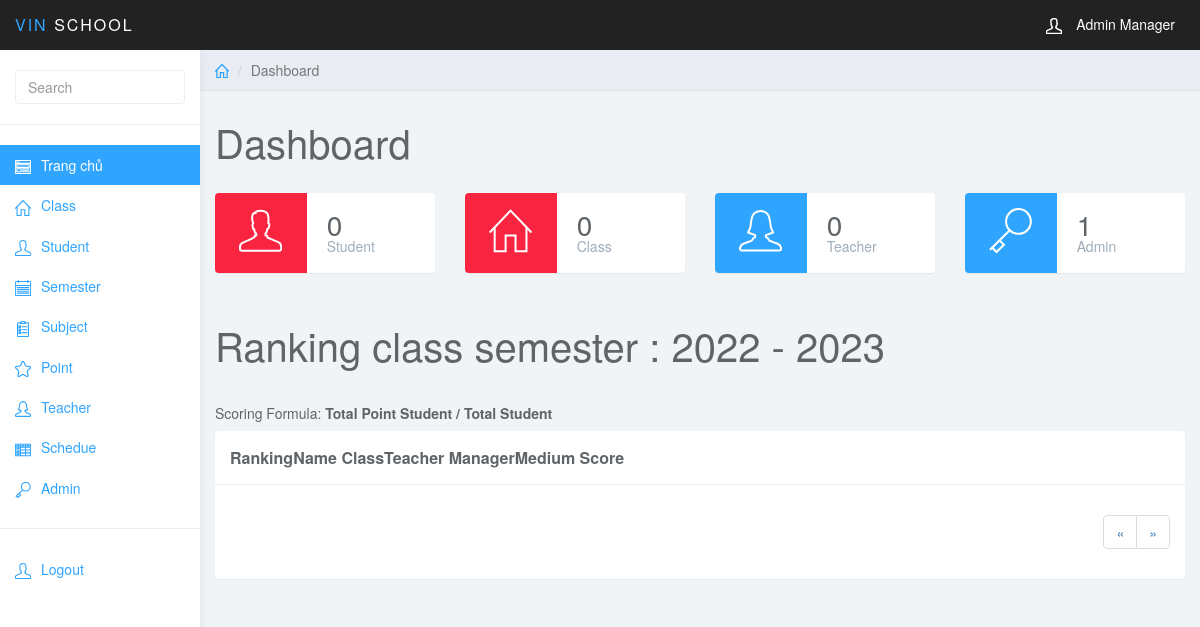
/index.php (signed in), run on an earlier commit of the app's database.
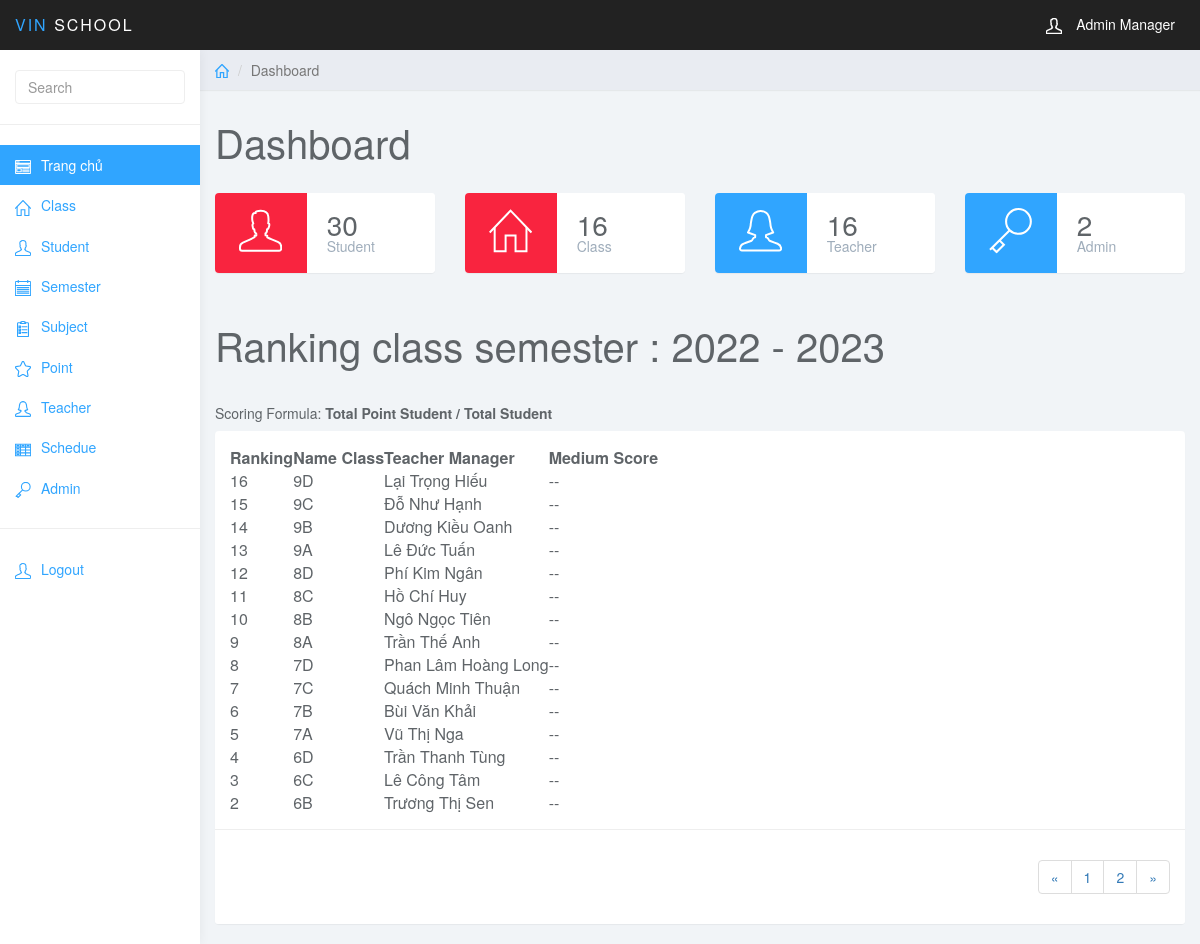
And on a later commit of the database.
### tables this page shows
CREATE TABLE `class` (
  `class_id` int(11) NOT NULL,
  `class_name` varchar(255) NOT NULL,
  `teacher_id` int(11) NOT NULL
);

CREATE TABLE `teacher` (
  `teacher_id` int(11) NOT NULL,
  `teacher_name` varchar(255) NOT NULL,
  `teacher_email` varchar(255) NOT NULL,
  `teacher_phone` varchar(255) NOT NULL,
  `class_id` int(11) NOT NULL,
  `teacher_address` varchar(255) NOT NULL,
  `teacher_birth_day` varchar(255) NOT NULL
);

### dashboard.php (the view, shortened to what this page needs)
<?php
$sql = "SELECT * FROM ";
?>
<div class="col-sm-9 col-sm-offset-3 col-lg-10 col-lg-offset-2 main">
    <div class="row">
        <ol class="breadcrumb">
            <li><a href="#"><svg class="glyph stroked home">
                        <use xlink:href="#stroked-home"></use>
                    </svg></a></li>
            <li class="active">Dashboard</li>
        </ol>
    </div>
    <div class="row">
        <div class="col-lg-12">
            <h1 class="page-header">Dashboard</h1>
        </div>
    </div>
    <div class="row">
        <div class="col-xs-12 col-md-6 col-lg-3">
            <div class="panel panel-red panel-widget">
                <div class="row no-padding">
                    <div class="col-sm-3 col-lg-5 widget-left">
                        <svg class="glyph stroked male-user">
                            <use xlink:href="#stroked-male-user"></use>
                        </svg>
                    </div>
                    <div class="col-sm-9 col-lg-7 widget-right">
                        <div class="large"><?php echo mysqli_num_rows(mysqli_query($conn, $sql . "student")); ?></div>
                        <div class="text-muted">Student</div>
                    </div>
                </div>
            </div>
        </div>
        <div class="col-xs-12 col-md-6 col-lg-3">
            <div class="panel panel-red panel-widget">
                <div class="row no-padding">
                    <div class="col-sm-3 col-lg-5 widget-left">
                        <svg class="glyph stroked home">
                            <use xlink:href="#stroked-home" />
                        </svg>
                    </div>
                    <div class="col-sm-9 col-lg-7 widget-right">
                        <div class="large"><?php echo mysqli_num_rows(mysqli_query($conn, $sql . "class")); ?></div>
                        <div class="text-muted">Class</div>
                    </div>
                </div>
            </div>
        </div>
        <div class="col-xs-12 col-md-6 col-lg-3">
            <div class="panel panel-blue panel-widget">
                <div class="row no-padding">
                    <div class="col-sm-3 col-lg-5 widget-left">
                        <svg class="glyph stroked female-user">
                            <use xlink:href="#stroked-female-user"></use>
                        </svg>
                    </div>
                    <div class="col-sm-9 col-lg-7 widget-right">
                        <div class="large"><?php echo mysqli_num_rows(mysqli_query($conn, $sql . "teacher")); ?></div>
                        <div class="text-muted">Teacher</div>
                    </div>
                </div>
            </div>
        </div>
        <div class="col-xs-12 col-md-6 col-lg-3">
            <div class="panel panel-blue panel-widget">
                <div class="row no-padding">
                    <div class="col-sm-3 col-lg-5 widget-left">
                        <svg class="glyph stroked key">
                            <use xlink:href="#stroked-key"></use>
                        </svg>
                    </div>
                    <div class="col-sm-9 col-lg-7 widget-right">
                        <div class="large"><?php echo mysqli_num_rows(mysqli_query($conn, $sql . "user")); ?></div>
                        <div class="text-muted">Admin</div>
                    </div>
                </div>
            </div>
        </div>
    </div>
    <div class="row">
        <div class="col-lg-12">
            <h1 class="page-header">Ranking class semester : 2022 - 2023</h1>
        </div>
    </div>
    <div class="row">
        <div class="col-lg-12">
            <h5 class="mb-20">Scoring Formula: <b>Total Point Student / Total Student</b></h5>
        </div>
    </div>
    <div class="row">
        <div class="col-lg-12">
            <div class="panel panel-default">
                <div class="panel-body">
                    <table data-toolbar="#toolbar" data-toggle="table">
                        <thead>
                            <tr>
                                <th>Ranking</th>
                                <th>Name Class</th>
                                <th>Teacher Manager</th>
                                <th>Medium Score</th>
                            </tr>
                        </thead>
                        <tbody>
                            <?php
                            if (isset($_GET["page"])) {
                                $page = $_GET["page"];
                            } else {
                                $page = 1;
                            }
                            $rows_per_page = 15;
                            $per_rows = $page * $rows_per_page - $rows_per_page;
                            $total_rows = mysqli_num_rows(mysqli_query($conn, "SELECT * FROM class"));
                            $total_pages = ceil($total_rows / $rows_per_page);
                            $list_pages = '';
                            $page_prev = $page - 1;
                            if ($page_prev < 1) {
                                $page_prev = 1;
                            }
                            $list_pages .= '<li class="page-item"><a class="page-link" href="index.php?page_layout=class&page=' . $page_prev . '">&laquo;</a></li>';
                            for ($i = 1; $i <= $total_pages; $i++) {
                                $list_pages .= '<li class="page-item"><a class="page-link" href="index.php?page_layout=class&page=' . $i . '">' . $i . '</a></li>';
                            }
                            $page_next = $page + 1;
                            if ($page_next > $total_pages) {
                                $page_next = $total_pages;
                            }
                            $list_pages .= '<li class="page-item"><a class="page-link" href="index.php?page_layout=class&page=' . $page_next . '">&raquo;</a></li>';
                            $sql = "SELECT * FROM class
                                    INNER JOIN teacher ON class.teacher_id = teacher.teacher_id
                                    ORDER BY class.class_id DESC
                                    LIMIT $per_rows, $rows_per_page";
                            $query = mysqli_query($conn, $sql);
                            while ($row = mysqli_fetch_array($query)) {
                            ?>
                                <tr>
                                    <td style=""><?php echo $row['class_id'] ?></td>
                                    <td style=""><?php echo $row['class_name'] ?></td>
                                    <td style=""><?php echo $row['teacher_name'] ?></td>
                                    <td style=""> -- </td>
                                </tr>
                            <?php
                            }
                            ?>
                        </tbody>
                    </table>
                </div>
                <div class="panel-footer text-right">
                    <nav aria-label="Page navigation example">
                        <ul class="pagination">
                            <?php echo $list_pages; ?>
                        </ul>
                    </nav>
                </div>
            </div>
        </div>
    </div>
</div>

### index.php (shortened to what this page needs)
<?php
if(isset($_SESSION["mail"]) && isset($_SESSION["pass"])){
    include_once("admin.php");
}
else{
    include_once("login.php");
}
?>

### admin.php (shortened to what this page needs)
<!DOCTYPE html>
<html>
<head>
	<link href="css/bootstrap.min.css" rel="stylesheet">
	<link href="css/datepicker3.css" rel="stylesheet">
	<link href="css/bootstrap-table.css" rel="stylesheet">
	<link href="css/styles.css" rel="stylesheet">
</head>
<body>
	<nav class="navbar navbar-inverse navbar-fixed-top" role="navigation">
		<div class="container-fluid">
			<div class="navbar-header">
				<a class="navbar-brand" href="index.php"><span>VIN</span> SCHOOL</a>
				<ul class="user-menu">
					<li class="dropdown pull-right">
						<a href="#" class="dropdown-toggle" data-toggle="dropdown"><svg class="glyph stroked male-user">
								<use xlink:href="#stroked-male-user"></use>
							</svg> Admin Manager</a>
					</li>
				</ul>
			</div>
		</div>
	</nav>
	<div id="sidebar-collapse" class="col-sm-3 col-lg-2 sidebar">
		<form role="search">
			<div class="form-group">
				<input type="text" class="form-control" placeholder="Search">
			</div>
		</form>
		<ul class="nav menu">
			<li class="active"><a href="index.php"><svg class="glyph stroked app window with content">
						<use xlink:href="#stroked-app-window-with-content" />
					</svg>Trang chủ</a></li>
			<li><a href="index.php?page_layout=class"><svg class="glyph stroked home">
						<use xlink:href="#stroked-home" />
					</svg>Class</a></li>
			<li><a href="index.php?page_layout=student"><svg class="glyph stroked male user">
						<use xlink:href="#stroked-male-user" />
					</svg>Student</a></li>
			<li><a href="index.php?page_layout=semester"><svg class="glyph stroked notepad ">
						<use xlink:href="#stroked-notepad" />
					</svg>Semester</a></li>
			<li><a href="index.php?page_layout=subject"><svg class="glyph stroked clipboard with paper">
						<use xlink:href="#stroked-clipboard-with-paper" />
					</svg>Subject</a></li>
			<li><a href="index.php?page_layout=point"><svg class="glyph stroked star">
						<use xlink:href="#stroked-star" />
					</svg>Point</a></li>
			<li><a href="index.php?page_layout=teacher"><svg class="glyph stroked female user">
						<use xlink:href="#stroked-female-user" />
					</svg>Teacher</a></li>
			<li><a href="index.php?page_layout=schedue"><svg class="glyph stroked table">
						<use xlink:href="#stroked-table" />
					</svg>Schedue</a></li>
			<li><a href="index.php?page_layout=user"><svg class="glyph stroked key ">
						<use xlink:href="#stroked-key" />
					</svg>Admin</a></li>
			<hr>
			<li><a href="logout.php">
					<svg class="glyph stroked male user ">
						<use xlink:href="#stroked-male-user" />
					</svg>Logout</a></li>
		</ul>
	</div>
	<?php
	if (isset($_GET["page_layout"])) {
		switch ($_GET["page_layout"]) {
			case "teacher":
				include_once("teacher.php");
				break;
			case "add_teacher":
				include_once("add_teacher.php");
				break;
			case "edit_teacher":
				include_once("edit_teacher.php");
				break;
			case "subject":
				include_once("subject.php");
				break;
			case "add_subject":
				include_once("add_subject.php");
				break;
			case "class":
				include_once("class.php");
				break;
			case "add_class":
				include_once("add_class.php");
				break;
			case "edit_class":
				include_once("edit_class.php");
				break;
			case "semester":
				include_once("semester.php");
				break;
			case "add_semester":
				include_once("add_semester.php");
				break;
			case "point":
				include_once("point.php");
				break;
			case "add_point":
				include_once("add_point.php");
				break;
			case "edit_point":
				include_once("edit_point.php");
				break;
			case "user":
				include_once("user.php");
				break;
			case "add-user":
				include_once("add_user.php");
				break;
			case "edit-user":
				include_once("edit_user.php");
				break;
			case "student":
				include_once("student.php");
				break;
			case "add-student":
				include_once("add_student.php");
				break;
			case "edit-student":
				include_once("edit_student.php");
				break;
			case "schedue":
				include_once("schedue.php");
				break;
			case "add_schedue":
				include_once("add_schedue.php");
				break;
			case "category":
				include_once("category.php");
				break;
			case "add-category":
				include_once("add_category.php");
				break;
			case "edit-category":
				include_once("edit_category.php");
				break;
			case "comment":
				include_once("comment.php");
				break;
		}
	} else {
		include_once("dashboard.php");
	}
	?>
</body>
</html>

### css/styles.css (style rules this page uses)
body { background: #f1f4f7; padding-top: 50px; color: #5f6468; }
a, a:hover, a:focus { color: #30a5ff; }
h1, h2, h3, h4, h5, h6 { color: #5f6468; }
h1 { font-weight: 300; font-size: 40px; }
.large { font-size: 2em; }
.text-muted { color: #9fadbb; }
.no-padding { padding: 0; margin: 0; }
.form-control { border: 1px solid #eee; box-shadow: none; }
.navbar-header .navbar-brand { color: #fff; font-size: 16px; text-transform: uppercase; font-weight: 500; letter-spacing: 2px; }
.navbar-header .navbar-brand span { color: #30a5ff; }
.panel { border: 0; }
.panel-footer { background: #fff; border-top: 1px solid #eee; }
.panel-widget { padding: 0; position: relative; }
.panel-blue { background: #30a5ff; color: #fff; }
.panel-red { background: #f9243f; color: #fff; }
.panel-blue .text-muted, .panel-teal .text-muted, .panel-orange .text-muted, .panel-red .text-muted { color: rgba(255, 255, 255, .5); }
.widget-left { height: 80px; padding-top: 15px; text-align: center; border-top-left-radius: 4px; border-bottom-left-radius: 4px; }
.widget-right { text-align: left; line-height: 1.6em; margin: 0px; padding: 20px; height: 80px; color: #999; font-weight: 300; background: #fff; border-top-right-radius: 4px; border-bottom-right-radius: 4px; }
.widget-right .text-muted { color: #9fadbb; }
.widget-right .large { color: #5f6468; }
.panel-blue .widget-left { background: #30a5ff; color: #fff; }
.panel-red .widget-left { background: #f9243f; color: #fff; }
.panel-widget { background: #fff; }
.navbar { border: 0; }
.user-menu { display: inline-block; margin-top: 14px; margin-right: 10px; float: right; list-style: none; padding: 0; }
.user-menu a { color: #fff; }
.sidebar { display: block; background-color: #fff; padding: 0; display: none; }
.sidebar form { padding: 20px 15px 5px 15px; border-bottom: 1px solid #eee; margin-bottom: 20px; }
@media (min-width: 768px) { .sidebar { display: block; position: fixed; top: 50px; bottom: 0; left: 0; z-index: 1000; display: block; margin: 0; padding: 0; overflow-x: hidden; overflow-y: auto; background-color: #fff; box-shadow: 1px 0px 10px rgba(0, 0, 0, .05); } }
@media (min-width: 768px) { .navbar-header { width: 100%; } }
.sidebar ul.nav .active a, .sidebar ul.nav li.parent a.active, .sidebar ul.nav .active > a:hover, .sidebar ul.nav li.parent a.active:hover, .sidebar ul.nav .active > a:focus, .sidebar ul.nav li.parent a.active:focus { color: #fff; background-color: #30a5ff; }
.breadcrumb { border-radius: 0; padding: 10px 15px; background: #e9ecf2; box-shadow: 0 1px 1px rgba(0, 0, 0, .05); margin: 0 ; }
h1.page-header { margin-top: 30px; border-bottom: 0; }
.table { background: #fff; }
.sidebar .glyph, .user-menu .glyph { height: 16px; width: 16px; margin: 0 10px 0 0; stroke-width: 3px; }
.user-menu .glyph { stroke-width: 4px; }
.breadcrumb .glyph { height: 14px; width: 14px; margin: -2px 0 0 0; stroke-width: 4px; }
.panel-widget .glyph { stroke-width: 2px; }
.glyph.table { background: none; border: none; }

### admin.php (style rules this page uses)
table { counter-reset: tableCount; }

What changed in the data, as far as the page shows it:
added class: teacher.class_id "16", class_name "9D", teacher.teacher_name "Lại Trọng Hiếu"
added class: teacher.class_id "15", class_name "9C", teacher.teacher_name "Đỗ Như Hạnh"
added class: teacher.class_id "14", class_name "9B", teacher.teacher_name "Dương Kiều Oanh"
added class: teacher.class_id "13", class_name "9A", teacher.teacher_name "Lê Đức Tuấn"
added class: teacher.class_id "12", class_name "8D", teacher.teacher_name "Phí Kim Ngân"
added class: teacher.class_id "11", class_name "8C", teacher.teacher_name "Hồ Chí Huy"
added class: teacher.class_id "10", class_name "8B", teacher.teacher_name "Ngô Ngọc Tiên"
added class: teacher.class_id "9", class_name "8A", teacher.teacher_name "Trần Thế Anh"
added class: teacher.class_id "8", class_name "7D", teacher.teacher_name "Phan Lâm Hoàng Long"
added class: teacher.class_id "7", class_name "7C", teacher.teacher_name "Quách Minh Thuận"
added class: teacher.class_id "6", class_name "7B", teacher.teacher_name "Bùi Văn Khải"
added class: teacher.class_id "5", class_name "7A", teacher.teacher_name "Vũ Thị Nga"
added class: teacher.class_id "4", class_name "6D", teacher.teacher_name "Trần Thanh Tùng"
added class: teacher.class_id "3", class_name "6C", teacher.teacher_name "Lê Công Tâm"
added class: teacher.class_id "2", class_name "6B", teacher.teacher_name "Trương Thị Sen"
Also different on the page:
mysqli_num_rows(mysqli_query($conn, $sql . "student")): "0" → "30"
mysqli_num_rows(mysqli_query($conn, $sql . "class")): "0" → "16"
mysqli_num_rows(mysqli_query($conn, $sql . "teacher")): "0" → "16"
mysqli_num_rows(mysqli_query($conn, $sql . "user")): "1" → "2"
new list line: "1"
new list line: "2"
